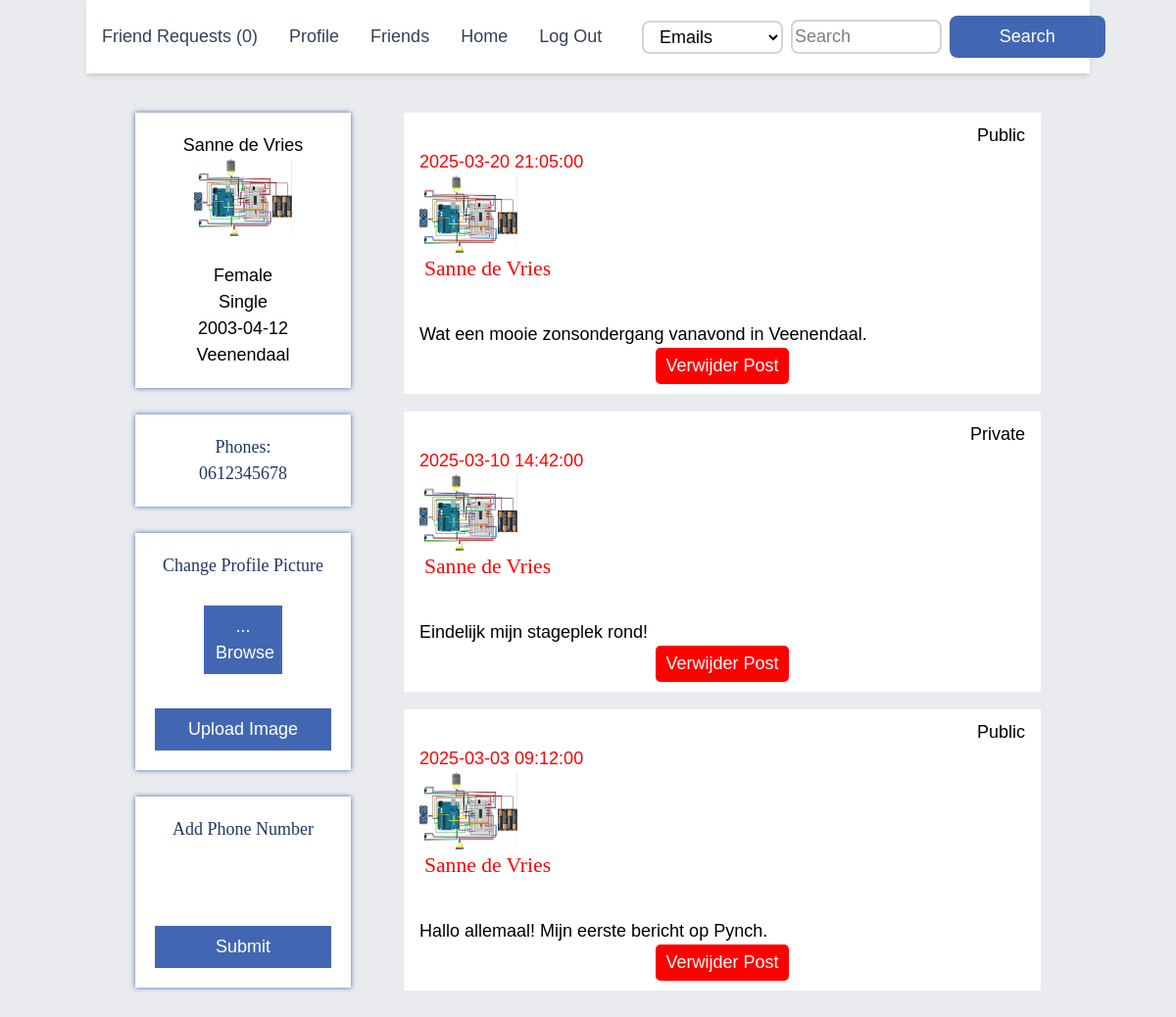
Page /profile.php (signed in) on the committed database.
### tables this page shows
CREATE TABLE `posts` (
  `post_id` int NOT NULL,
  `post_caption` text NOT NULL,
  `post_time` timestamp NOT NULL,
  `post_public` char(1) NOT NULL,
  `post_by` int NOT NULL
);

CREATE TABLE `sn_users` (
  `user_id` int NOT NULL,
  `user_firstname` varchar(20) NOT NULL,
  `user_lastname` varchar(20) NOT NULL,
  `user_nickname` varchar(20) DEFAULT NULL,
  `user_password` varchar(255) NOT NULL,
  `user_email` varchar(255) NOT NULL,
  `user_gender` char(1) NOT NULL,
  `user_birthdate` date NOT NULL,
  `user_status` char(1) DEFAULT NULL,
  `user_about` text,
  `user_hometown` varchar(255) DEFAULT NULL
);

CREATE TABLE `user_phone` (
  `user_id` int DEFAULT NULL,
  `user_phone` varchar(20) DEFAULT NULL
);

### functions/functions.php (called while the page is built, shortened)
<?php
function h($text) {
    return htmlspecialchars((string)$text, ENT_QUOTES, 'UTF-8');
}
?>

### includes/post.php (the view, shortened to what this page needs)
<?php
echo '<div class="post">';
if($row['post_public'] == 'Y') {
    echo '<p class="public">Public</p>';
}else {
    echo '<p class="public">Private</p>';
}
echo '<br>';
echo '<span class="postedtime">' . $row['post_time'] . '</span>';
echo '<div>';
include 'profile_picture.php';
echo '<a class="profilelink" href="profile.php?id=' . $row['user_id'] .'">' . h($row['user_firstname'] . ' ' . $row['user_lastname']) . '</a>';
echo '</div>';
echo '<br>';
echo '<p class="caption">' . nl2br(h($row['post_caption'])) . '</p>';
if ($_SESSION['user_id'] == $row['user_id']) {
    echo '<form method="post" style="text-align:center;">';
    echo '<button type="submit" name="delete_post" class="delete-btn">Verwijder Post</button>';
    echo '</form>';
}
echo '</div>';
?>

### profile.php (shortened to what this page needs)
<?php
require 'functions/functions.php';
$conn = connect();
?>
<?php
if(isset($_GET['id']) && $_GET['id'] != $_SESSION['user_id']) {
    $current_id = (int)$_GET['id'];
    $flag = 1;
} else {
    $current_id = $_SESSION['user_id'];
    $flag = 0;
}
?>
<!DOCTYPE html>
<html>
<head>
    <link rel="stylesheet" type="text/css" href="resources/css/main.css">
    <script src="https://cdn.jsdelivr.net/npm/@tailwindcss/browser@4"></script>
</head>
<body>
    <div class="container mx-auto">
<div class="bg-white shadow-md p-4">
    <?php
        $sql2 = "SELECT COUNT(*) AS count FROM friendship
                 WHERE friendship.user2_id = {$_SESSION['user_id']} AND friendship.friendship_status = 0";
        $query2 = mysqli_query($conn, $sql2);
        $row = mysqli_fetch_assoc($query2);
    ?>
    <div class="container mx-auto flex justify-between items-center">
        <ul class="flex space-x-8">
            <li>
                <a href="requests.php" class="text-gray-700 hover:text-blue-600">
                    Friend Requests (<?php echo $row['count'] ?>)
                </a>
            </li>
            <li>
                <a href="profile.php" class="text-gray-700 hover:text-blue-600">Profile</a>
            </li>
            <li>
                <a href="friends.php" class="text-gray-700 hover:text-blue-600">Friends</a>
            </li>
            <li>
                <a href="home.php" class="text-gray-700 hover:text-blue-600">Home</a>
            </li>
            <li>
                <a href="logout.php" class="text-gray-700 hover:text-blue-600">Log Out</a>
            </li>
        </ul>
        <div class="relative">
            <form method="get" action="search.php" onsubmit="return validateField()">
                <div class="flex items-center space-x-2">
                    <select name="location" class="px-3 py-1 rounded-lg border-2 border-gray-300 focus:outline-none focus:ring-2 focus:ring-blue-600">
                        <option value="emails">Emails</option>
                    </select>
                    <input type="text" name="query" id="query" placeholder="Search" class="px-3 py-1 rounded-lg border-2 border-gray-300 focus:outline-none focus:ring-2 focus:ring-blue-600">
                    <input type="submit" value="Search" id="querybutton" class="px-4 py-1 bg-blue-600 text-white rounded-lg cursor-pointer hover:bg-blue-800">
                </div>
            </form>
        </div>
    </div>
</div>
<div class="container mx-auto py-10">
        <?php
        if($flag == 0) {
            $postsql = "SELECT posts.post_caption, posts.post_time, sn_users.user_firstname, sn_users.user_lastname,
                                posts.post_public, sn_users.user_id, sn_users.user_gender, sn_users.user_nickname,
                                sn_users.user_birthdate, sn_users.user_hometown, sn_users.user_status, sn_users.user_about,
                                posts.post_id
                        FROM posts
                        JOIN sn_users
                        ON sn_users.user_id = posts.post_by
                        WHERE posts.post_by = $current_id
                        ORDER BY posts.post_time DESC";
            $profilesql = "SELECT sn_users.user_id, sn_users.user_gender, sn_users.user_hometown, sn_users.user_status, sn_users.user_birthdate,
                                 sn_users.user_firstname, sn_users.user_lastname
                          FROM sn_users
                          WHERE sn_users.user_id = $current_id";
            $profilequery = mysqli_query($conn, $profilesql);
        }
        $postquery = mysqli_query($conn, $postsql);
        if($postquery){
            if(mysqli_num_rows($postquery) == 0){
                if($flag == 0){
                    echo '<div class="post">';
                    echo 'You don\'t have any posts yet';
                    echo '</div>';
                } else {
                    echo '<div class="post">';
                    echo 'There is no public posts to show.';
                    echo '</div>';
                }
                include 'includes/profile.php';
            } else {
                while($row = mysqli_fetch_assoc($postquery)){
                    include 'includes/post.php';
                }
                include 'includes/profile.php';
                ?>
                <br>
                <?php if($flag == 0){?>
                <div class="profile">
                    <center class="changeprofile">Change Profile Picture</center>
                    <br>
                    <form action="" method="post" enctype="multipart/form-data">
                        <center>
                            <label class="upload" onchange="showPath()">
                                <span id="path" style="color: white;">... Browse</span>
                            </label>
                        </center>
                        <br>
                        <input type="submit" value="Upload Image" name="profile">
                    </form>
                </div>
                <br>
                <div class="profile">
                    <center class="changeprofile">Add Phone Number</center>
                    <br>
                    <form method="post" onsubmit="return validateNumber()">
                        <center>
                            <input type="text" name="number" id="phonenum">
                            <br>
                            <input type="submit" value="Submit" name="phone">
                        </center>
                    </form>
                </div>
                <br>
                <?php } ?>
                <?php
            }
        }
        ?>
    </div>
    </div>
</body>
</html>

### includes/profile_picture.php (shortened to what this page needs)
<?php
$width = 100;
$height = 100;
if (isset($row['user_id']) && isset($row['user_gender'])) {
    $target = glob("data/images/profiles/" . $row['user_id'] . ".*");
    if($target) {
        echo '<img src="' . $target[0] . '" width="' . $width . '" height="' . $height . '">';
    }
} else {
    echo "Error: User data is missing or incomplete.";
}
?>

### includes/profile.php (shortened to what this page needs)
<?php
echo '<div class="profile">';
echo '<center>';
$row = mysqli_fetch_assoc($profilequery);
if(!empty($row['user_nickname']))
    echo h($row['user_firstname'] . ' ' . $row['user_lastname'] . ' (' . $row['user_nickname'] . ')');
else
    echo h($row['user_firstname'] . ' ' . $row['user_lastname']);
echo '<br>';
include 'includes/profile_picture.php';
echo '<br>';
if($row['user_gender'] == "M")
    echo 'Male';
else if($row['user_gender'] == "F")
    echo 'Female';
echo '<br>';
if(!empty($row['user_status'])){
    if($row['user_status'] == "S")
        echo 'Single';
    else if($row['user_status'] == "E")
        echo 'Engaged';
    else if($row['user_status'] == "M")
        echo 'Married';
    echo '<br>';
}
echo h($row['user_birthdate']);
if(!empty($row['user_hometown'])){
    echo '<br>';
    echo h($row['user_hometown']);
}
echo'</div>';
$query4 = mysqli_query($conn, "SELECT * FROM user_phone WHERE user_id = {$row['user_id']}");
if(mysqli_num_rows($query4) > 0){
    echo '<br>';
    echo '<div class="profile">';
    echo '<center class="changeprofile">';
    echo 'Phones:';
    echo '<br>';
    while($row4 = mysqli_fetch_assoc($query4)){
        echo h($row4['user_phone']);
        echo '<br>';
    }
    echo '</center>';
    echo '</div>';
}
?>

### resources/css/main.css (style rules this page uses)
body { margin: 0; font-family: Fontin, Arial, Verdana; font-size: 18px; background-color: #e9ebee; }
input { font-family: Fontin, Arial, Verdana; width: 100%; font-size: 18px; padding: 2px; }
button { font-family: Fontin, Arial, Verdana; font-size: 18px; }
ul { list-style: none; }
ul a { text-decoration: none; }
span { color: red; }
.container { margin: 0 auto; width: 1068px; }
.post, .createpost { background-color: white; box-shadow: 0 0 1px #0000; margin: auto; width: 650px; padding: 10px 16px; overflow: auto; }
.post .public { float: right; text-align: center; width: auto; }
h3, a.profilelink { font-family: Fontin SmallCaps; color: red; font-weight: normal; font-size: 120%; margin-bottom: 0; margin-top: 0; display: inline-block; margin-left: 5px; vertical-align: 12px; text-decoration: none; }
input[type=submit] { color: white; cursor: pointer; background-color: #23385f; border: none; padding: 8px; }
.container input[type=submit] { background-color: #4267b2; }
.delete-btn { background-color: red; color: white; border: none; padding: 5px 10px; cursor: pointer; border-radius: 5px; }

### profile.php (style rules this page uses)
.post { margin-right: 50px; float: right; margin-bottom: 18px; }
.profile { margin-left: 50px; background-color: white; box-shadow: 0 0 5px #4267b2; width: 220px; padding: 20px; }
label.upload { cursor: pointer; color: white; background-color: #4267b2; padding: 8px 12px; display: inline-block; max-width: 80px; overflow: auto; }
.changeprofile { color: #23385f; font-family: Fontin SmallCaps; }

### rows in the picture
posts: post_public "Public", post_time "2025-03-20 21:05:00", post_by.user_lastname "Sanne de Vries", post_caption "Wat een mooie zonsondergang vanavond in Veenendaal."
posts: post_public "Private", post_time "2025-03-10 14:42:00", post_by.user_lastname "Sanne de Vries", post_caption "Eindelijk mijn stageplek rond!"
posts: post_public "Public", post_time "2025-03-03 09:12:00", post_by.user_lastname "Sanne de Vries", post_caption "Hallo allemaal! Mijn eerste bericht op Pynch."
sn_users: user_firstname+user_lastname "Sanne de Vries", user_birthdate "2003-04-12", user_hometown "Veenendaal"
user_phone: user_phone "0612345678"

### other values in the picture
$row['count'] "0"
